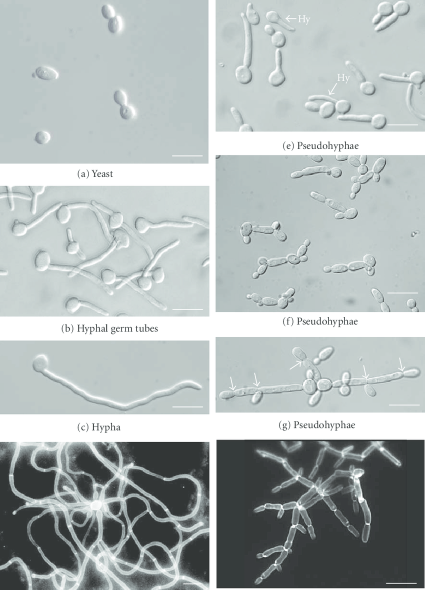
#> input picture 0_img/img14.png, 850 x 1179 px, found by its file name (shown at 1/2 size)
$ python 9_Local_thresholding.py
#> lines starting #> are read from the running program, lines starting #| are printed output that depends on the picture; after the words box and inside, x2 and y2 are one past the last pixel; in counts of white or black regions, pixels touching at a corner belong together
import cv2
import numpy as np
import matplotlib.pyplot as plt
import matplotlib.cm as cm

def global_thresholding(img):
    x,y= img.shape[:2]
    sum = 0
    count = 0
    for i in range(x):
        for j in range(y):
            sum = sum + img[i,j]
            count = count + 1

    Mean = int(sum/count)
    return Mean


img = cv2.imread("C:/Users/imrk0/Desktop/CV/0_img/img14.png")
#> img is the input picture: shape (1179, 850, 3); mean B, G, R 182.5, 182.8, 175.2

img = cv2.cvtColor(img,cv2.COLOR_BGR2RGB)
orignal_img = img
gray = cv2.cvtColor(img,cv2.COLOR_RGB2GRAY)
img = cv2.resize(gray,(850,1179))

x,y=img.shape
#> x = 1179; y = 850

th1= global_thresholding(img[0:int(x/2), 0:int(y/2)])
#> after the loop in global_thresholding, `for i in range(x):`: count = 250325; sum = 51569371
#> in global_thresholding, `Mean = int(sum/count)`: Mean = 206
#> th1 = 206
th2= global_thresholding(img[0:int(x/2), int(y/2):y])
#> th2 = 203
th3= global_thresholding(img[int(x/2):x, 0:int(y/2)])
#> th3 = 165
th4= global_thresholding(img[int(x/2):x, int(y/2):y])
#> th4 = 147

print("Threshold values for 4 subregions are- ",th1," ",th2," ",th3," ",th4)
#| Threshold values for 4 subregions are-  206   203   165   147

ret1, img[0:int(x/2), 0:int(y/2)] = cv2.threshold(img[0:int(x/2), 0:int(y/2)], th1, 255, cv2.THRESH_BINARY)
#> ret1 = 206
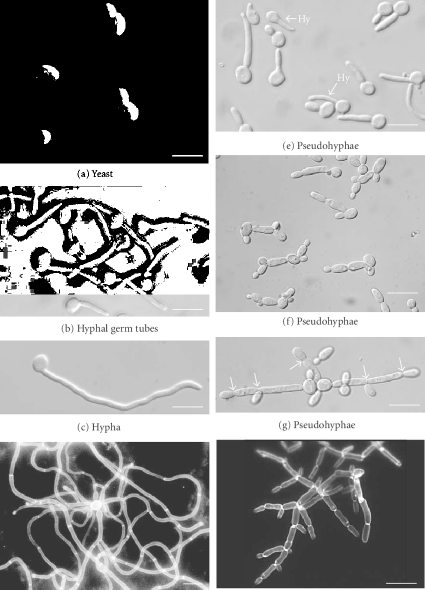
#> img: shape (1179, 850) (shown at 1/2 size); min 0, max 255, mean 150.8
ret1, img[0:int(x/2), int(y/2):y] = cv2.threshold(img[0:int(x/2), int(y/2):y], th2, 255, cv2.THRESH_BINARY)
#> ret1 = 203
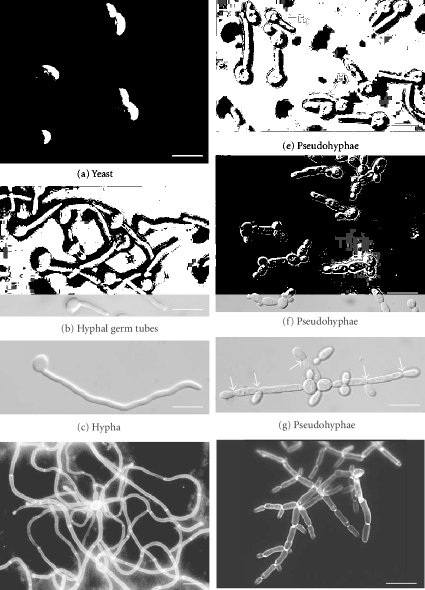
#> img: shape (1179, 850) (shown at 1/2 size); min 0, max 255, mean 129.3
ret1, img[int(x/2):x, 0:int(y/2)] = cv2.threshold(img[int(x/2):x, 0:int(y/2)], th3, 255, cv2.THRESH_BINARY)
#> ret1 = 165
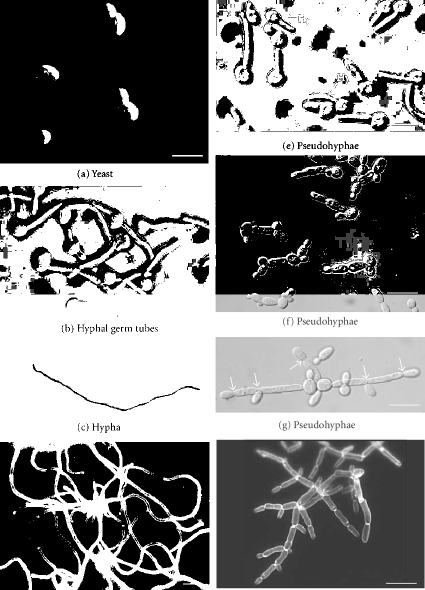
#> img: shape (1179, 850) (shown at 1/2 size); min 0, max 255, mean 127.7
ret1, img[int(x/2):x, int(y/2):y] = cv2.threshold(img[int(x/2):x, int(y/2):y], th4, 255, cv2.THRESH_BINARY)
#> ret1 = 147
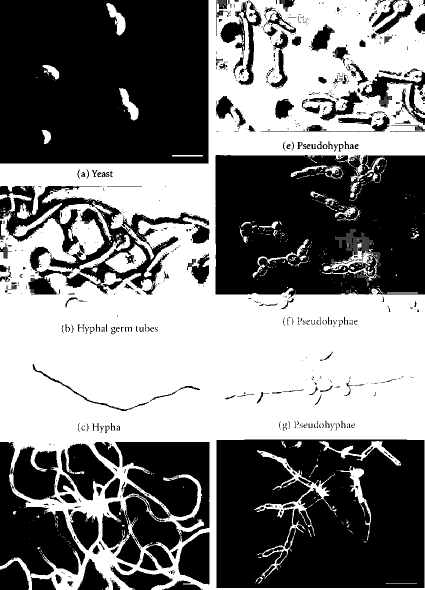
#> img: shape (1179, 850) (shown at 1/2 size); 48.9% white; 1642 white regions (1575 under 20 px), largest, box (x1, y1, x2, y2) and area: (0, 0, 850, 1179) 465569, (509, 900, 673, 1157) 4351, (210, 487, 293, 546) 2340

plot1 = plt.figure("Original")
plt.imshow(orignal_img)
plot2 = plt.figure("Segmented image : ")
plt.imshow(img,cmap=cm.gray)
plt.show()

$ run again, with 0_img/flower.PNG copied over 0_img/img14.png
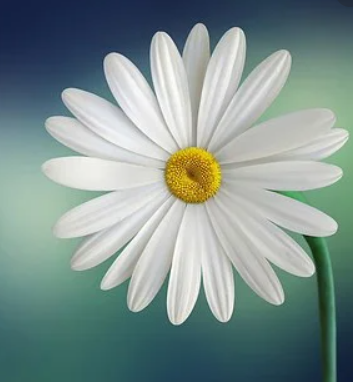
#> input picture 0_img/flower.PNG, 353 x 382 px, found by its file name
#> img is the input picture: shape (382, 353, 3); mean B, G, R 143.4, 146.9, 128
#> after the loop in global_thresholding, `for i in range(x):`: count = 250325; sum = 34178539
#> Mean = 136
#> th2 = 154
#> th3 = 142
#> th4 = 130
#| Threshold values for 4 subregions are-  136   154   142   130
#> `ret1, img[0:int(x/2), 0:int(y/2)] = cv2.threshold(img[0:int(x/2), 0:in..`: ret1 = 136
#> `ret1, img[0:int(x/2), int(y/2):y] = cv2.threshold(img[0:int(x/2), int(..`: ret1 = 154
#> `ret1, img[int(x/2):x, 0:int(y/2)] = cv2.threshold(img[int(x/2):x, 0:in..`: ret1 = 142
#> `ret1, img[int(x/2):x, 0:int(y/2)] = cv2.threshold(img[int(x/2):x, 0:in..`:
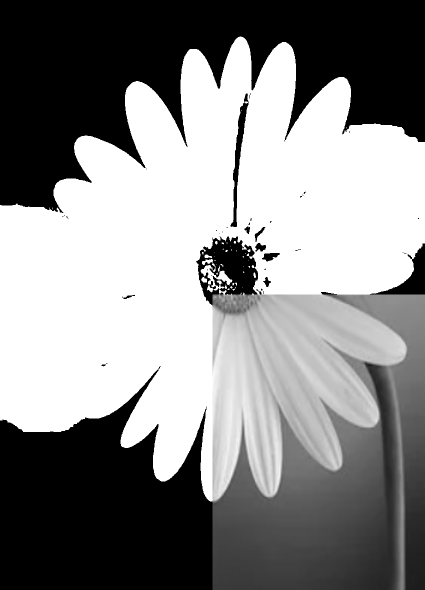
#> img: shape (1179, 850) (shown at 1/2 size); min 0, max 255, mean 136.3
#> `ret1, img[int(x/2):x, int(y/2):y] = cv2.threshold(img[int(x/2):x, int(..`: ret1 = 130
#> `ret1, img[int(x/2):x, int(y/2):y] = cv2.threshold(img[int(x/2):x, int(..`:
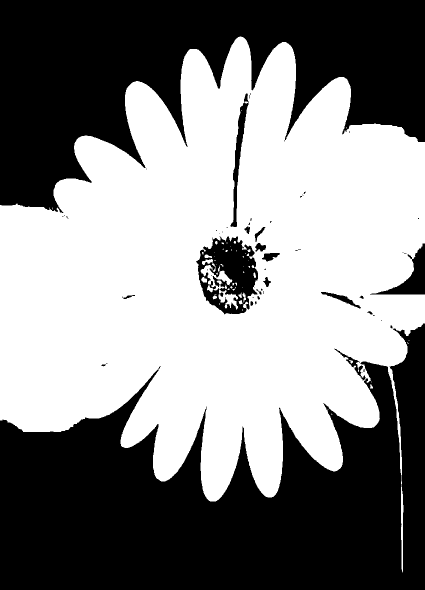
#> img: shape (1179, 850) (shown at 1/2 size); 52.2% white; 58 black regions (37 under 20 px), largest, box (x1, y1, x2, y2) and area: (0, 647, 850, 1179) 261836, (0, 0, 850, 426) 197493, (392, 473, 516, 629) 11087
